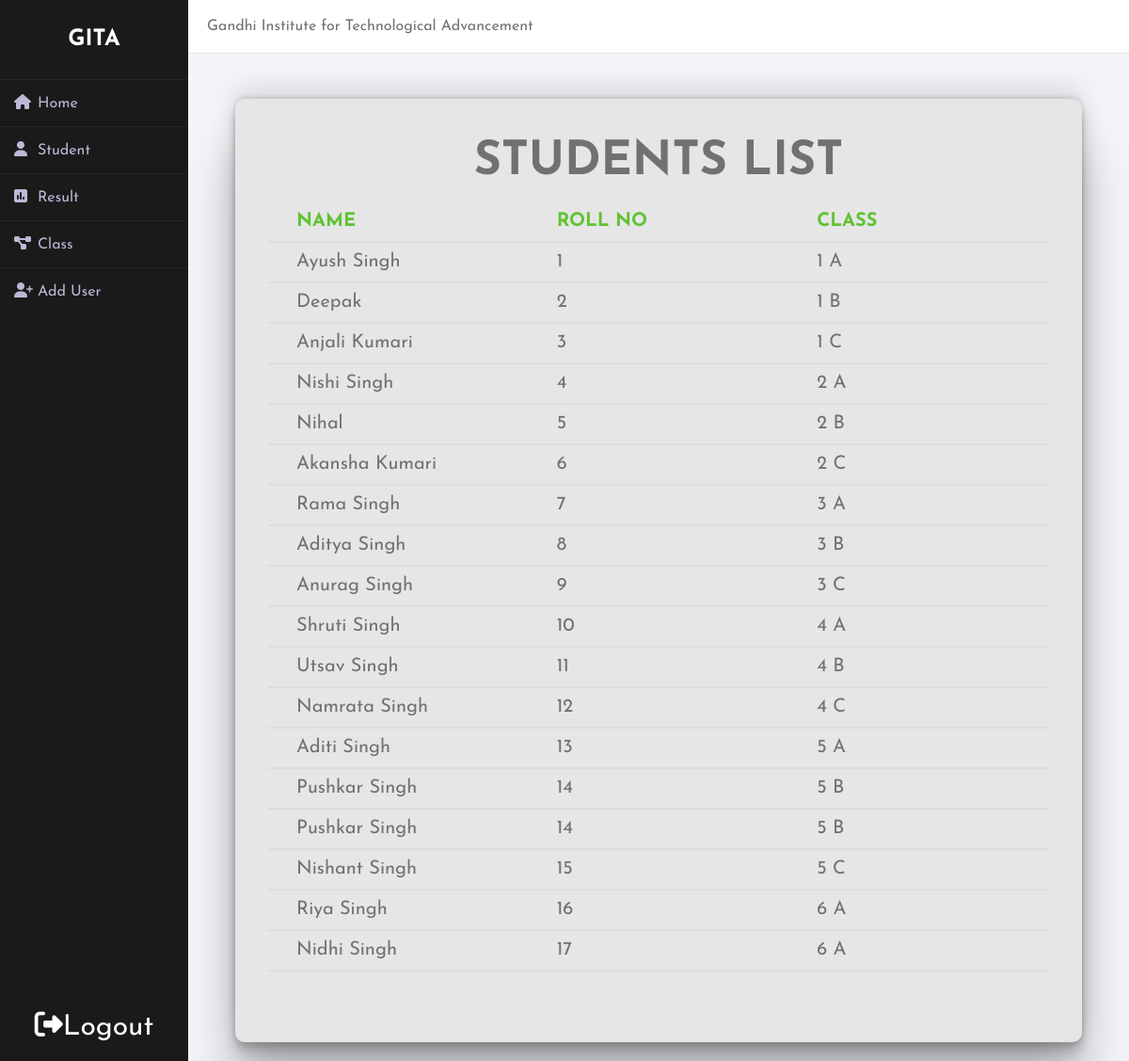
Page /student_view.php (signed in) on the committed database.
### tables this page shows
CREATE TABLE `students` (
  `Sno` int(3) NOT NULL,
  `name` varchar(25) NOT NULL,
  `roll` int(2) NOT NULL,
  `class` varchar(7) NOT NULL
);

### student_view.php (the view, shortened to what this page needs)
<!DOCTYPE html>
<html lang="en">
<head>
    <link rel="stylesheet" href="Stylesheets/style2.css">
</head>
<body>
    <div class="wrapper">
        <?php
        include 'sidebar.php'
        ?>
        <div class="main_content">
            <div class="header">Gandhi Institute for Technological Advancement</div>
            <div class="info">
                <div class="add-class res mtable">
                    <h1>Students List</h1>
                    <div class="view-table">
                        <?php
                        include('session.php');
                        $sql = "SELECT `name`, `roll`, `class` FROM `students`";
                        $result = mysqli_query($conn, $sql);
                        if (mysqli_num_rows($result) > 0) {
                            echo "<table>
                <tr>
                <th>NAME</th>
                <th>ROLL NO</th>
                <th>CLASS</th>
                </tr>";
                            while ($row = mysqli_fetch_array($result)) {
                                echo "<tr>";
                                echo "<td>" . $row['name'] . "</td>";
                                echo "<td>" . $row['roll'] . "</td>";
                                echo "<td>" . $row['class'] . "</td>";
                                echo "</tr>";
                            }
                            echo "</table>";
                        } else {
                            echo "0 Students";
                        }
                        ?>
                    </div>
                </div>
            </div>
        </div>
    </div>
</body>
</html>

### sidebar.php (shortened to what this page needs)
<div class="sidebar">
    <h2>GITA</h2>
    <ul>
        <li><a href="home.php"><i class="fas fa-home"></i>Home</a></li>
        <li class="dropdown"><a href=""><i class="fas fa-user"></i>Student</a>
        </li>
        <li class="dropdown"><a href=""><i class="fas fa-poll"></i></i>Result</a>
        </li>
        <li class="dropdown"><a href=""><i class="fas fa-project-diagram"></i>Class</a>
        </li>
        <li id="adduser"><a href="user_add.php"><i class="fas fa-user-plus"></i>Add User</a></li>
    </ul>
    <div class="logout">
        <a href="logout.php" style="color: white"><i class="fas fa-sign-out-alt"></i>Logout</span></a>
    </div>
</div>

### StyleSheets/style2.css (style rules this page uses)
* { margin: 0; padding: 0; box-sizing: border-box; list-style: none; text-decoration: none; font-family: "Josefin Sans", sans-serif; }
body { background-color: #f3f5f9; }
.wrapper { display: flex; position: relative; }
.wrapper .sidebar { width: 200px; height: 100%; background: #1a1a1a; padding: 30px 0px; position: fixed; }
.wrapper .sidebar h2 { color: #fff; text-transform: uppercase; text-align: center; margin-bottom: 30px; }
.wrapper .sidebar ul li { padding: 15px; border-bottom: 1px solid #bdb8d7; border-bottom: 1px solid rgba(0, 0, 0, 0.05); border-top: 1px solid rgba(255, 255, 255, 0.05); }
.wrapper .sidebar ul .dropdown { position: relative; }
.wrapper .sidebar ul li a { color: #bdb8d7; display: block; }
.wrapper .sidebar ul li a .fas { width: 25px; }
.wrapper .sidebar .logout { color: #fff; position: absolute; bottom: 0; margin-bottom: 20px; text-align: center; width: 100%; font-size: 30px; }
.wrapper .main_content { width: 100%; margin-left: 200px; }
.wrapper .main_content .header { padding: 20px; background: #fff; color: #717171; border-bottom: 1px solid #e0e4e8; }
.wrapper .main_content .info { margin: 20px; color: #717171; line-height: 25px; }
.wrapper .main_content .info .add-class { background-color: #e6e6e6; width: 500px; height: inherit; padding-bottom: 40px; border: 5px solid #e6e6e6; border-radius: 10px; box-shadow: rgba(0, 0, 0, 0.25) 0px 54px 55px, rgba(0, 0, 0, 0.12) 0px -12px 30px, rgba(0, 0, 0, 0.12) 0px 4px 6px, rgba(0, 0, 0, 0.17) 0px 12px 13px, rgba(0, 0, 0, 0.09) 0px -3px 5px; text-align: center; display: block; margin: auto; margin-top: 10%; }
.wrapper .main_content .info .res { margin-top: 5% !important; }
.wrapper .main_content .info .mtable { width: 900px !important; }
.wrapper .main_content .info .add-class h1 { font-size: 50px; margin-top: 50px; text-transform: uppercase; }
.wrapper .main_content .info .add-class .view-table { display: grid; justify-content: center; padding: 30px; }
.wrapper .main_content .info .add-class .view-table table, th, td { border-collapse: collapse; text-align: left; table-layout: fixed; padding: 8px 30px; width: 100%; font-size: 20px; }
.wrapper .main_content .info .add-class .view-table th { color: #61c232; }
.wrapper .main_content .info .add-class .view-table th, td { border-bottom: 2px solid #ddd; }

### rows in the picture
students: name "Ayush Singh", roll "1", class "1 A"
students: name "Deepak", roll "2", class "1 B"
students: name "Anjali Kumari", roll "3", class "1 C"
students: name "Nishi Singh", roll "4", class "2 A"
students: name "Nihal", roll "5", class "2 B"
students: name "Akansha Kumari", roll "6", class "2 C"
students: name "Rama Singh", roll "7", class "3 A"
students: name "Aditya Singh", roll "8", class "3 B"
students: name "Anurag Singh", roll "9", class "3 C"
students: name "Shruti Singh", roll "10", class "4 A"
students: name "Utsav Singh", roll "11", class "4 B"
students: name "Namrata Singh", roll "12", class "4 C"
students: name "Aditi Singh", roll "13", class "5 A"
students: name "Pushkar Singh", roll "14", class "5 B"
students: name "Pushkar Singh", roll "14", class "5 B"
students: name "Nishant Singh", roll "15", class "5 C"
students: name "Riya Singh", roll "16", class "6 A"
students: name "Nidhi Singh", roll "17", class "6 A"
